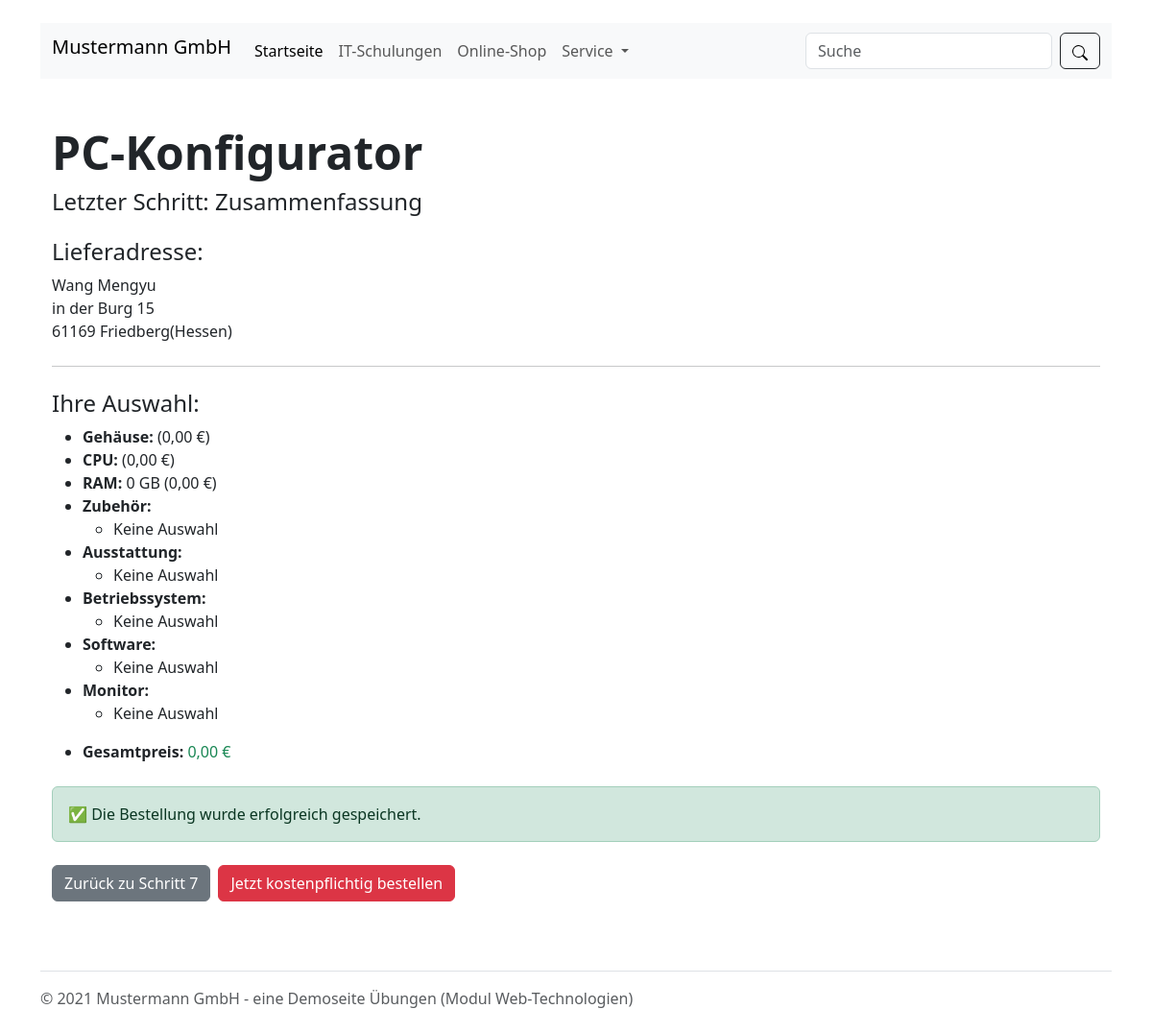
Page /php/zusammenfassung.php (signed in) on the committed database.
### tables this page shows
CREATE TABLE `benutzer` (
  `id` int(11) NOT NULL,
  `anrede` varchar(10) DEFAULT NULL,
  `vorname` varchar(50) NOT NULL,
  `nachname` varchar(50) NOT NULL,
  `email` varchar(100) NOT NULL,
  `firma` varchar(100) DEFAULT NULL,
  `ort` varchar(100) DEFAULT NULL,
  `strasse` varchar(100) NOT NULL,
  `plz` varchar(5) NOT NULL,
  `passwort` varchar(255) NOT NULL
);

### php/zusammenfassung.php (the view, shortened to what this page needs)
<?php
include_once("includes/header.php");
$user_id = $_SESSION['user_id'];
$gehaeuse = $_SESSION['gehaeuse'] ?? '';
$ram = $_SESSION['ram'] ?? '';
$zubehoer = $_SESSION['zubehoer'] ?? [];
$ausstattung = $_SESSION['ausstattung'] ?? [];
$os = $_SESSION['os'] ?? '';
$software = $_SESSION['software'] ?? [];
$monitore = $_SESSION['monitore'] ?? [];
$mysqli = new mysqli("localhost", "root", "", "mustermann");
$mysqli->set_charset("utf8");
$stmt = $mysqli->prepare("SELECT vorname, nachname, ort, strasse, plz FROM benutzer WHERE id = ?");
$stmt->bind_param("i", $user_id);
$stmt->execute();
$user_result = $stmt->get_result()->fetch_assoc();
$gesamtpreis = 0.00;
$cpu_preis = 0.00;
$cpu_modell = '';
?>
<!DOCTYPE html>
<html lang="de">
<head>
    <link href="../bootstrap5.3/css/bootstrap.min.css" rel="stylesheet">
</head>
<body>
<main class="container py-5">
    <h1 class="display-5 fw-bold">PC-Konfigurator</h1>
    <h2 class="fs-4 mb-4">Letzter Schritt: Zusammenfassung</h2>
    <div class="mb-4">
        <h4>Lieferadresse:</h4>
        <p><?= htmlspecialchars($user_result['nachname']) ?> <?= htmlspecialchars($user_result['vorname']) ?><br>
           <?= htmlspecialchars($user_result['strasse']) ?><br>
           <?= htmlspecialchars($user_result['plz']) ?> <?= htmlspecialchars($user_result['ort']) ?>
        </p>
    </div>
    <hr class="my-4">
    <div class="mb-4">
        <h4>Ihre Auswahl:</h4>
        <ul>
            <?php
               $gehaeusePreise = [
                 'desktop' => 49.99,
                 'midi' => 59.99,
                 'maxi' => 89.99
       ];
$gehaeuseNamen = [
  'desktop' => 'Desktop',
  'midi' => 'Midi-Tower',
  'maxi' => 'Maxi-Tower'
           ];
$gehaeusePreis = $gehaeusePreise[$gehaeuse] ?? 0.00;
$gehaeuseName = $gehaeuseNamen[$gehaeuse] ?? $gehaeuse;
$gesamtpreis += $gehaeusePreis;
?>
<li><strong>Gehäuse:</strong> <?= htmlspecialchars($gehaeuseName) ?> (<?= number_format($gehaeusePreis, 2, ',', '.') ?> €)</li>
            <li><strong>CPU:</strong> <?= htmlspecialchars($cpu_modell) ?> (<?= number_format($cpu_preis, 2, ',', '.') ?> €)</li>
            <?php
  $ramInt = (int) $ram;
$ramPreis = $ramInt * 0.8;
$gesamtpreis += $ramPreis;
?>
            <li><strong>RAM:</strong> <?= htmlspecialchars($ramInt) ?> GB (<?= number_format($ramPreis, 2, ',', '.') ?> €)</li>
            <li><strong>Zubehör:</strong>
                <ul>
                <?php
    if (!empty($zubehoer)) {
        $ids = implode(',', array_map('intval', $zubehoer));
        $result = $mysqli->query("SELECT name, beschreibung, preis FROM zubehoer WHERE id IN ($ids)");
        while ($row = $result->fetch_assoc()) {
            $gesamtpreis += $row['preis'];
            echo "<li>" . htmlspecialchars($row['name']) . " – " . htmlspecialchars($row['beschreibung']) . " (" . number_format($row['preis'], 2, ',', '.') . " €)</li>";
        }
    } else {
        echo "<li>Keine Auswahl</li>";
    }
?>
                </ul>
            </li>
            <li><strong>Ausstattung:</strong>
                <ul>
                <?php
if (!empty($ausstattung)) {
    $ids = implode(',', array_map('intval', $ausstattung));
    $result = $mysqli->query("SELECT name, beschreibung, preis FROM ausstattung WHERE id IN ($ids)");
    while ($row = $result->fetch_assoc()) {
        $gesamtpreis += $row['preis'];
        echo "<li>" . htmlspecialchars($row['name']) . " – " . htmlspecialchars($row['beschreibung']) . " (" . number_format($row['preis'], 2, ',', '.') . " €)</li>";
    }
} else {
    echo "<li>Keine Auswahl</li>";
}
?>
                </ul>
            </li>
            <li><strong>Betriebssystem:</strong>
                <ul>
                <?php
if (!empty($os)) {
    $result = $mysqli->query("SELECT name, beschreibung, preis FROM os WHERE id = " . intval($os));
    if ($row = $result->fetch_assoc()) {
        $gesamtpreis += $row['preis'];
        echo "<li>" . htmlspecialchars($row['name']) . " – " . htmlspecialchars($row['beschreibung']) . " (" . number_format($row['preis'], 2, ',', '.') . " €)</li>";
    }
} else {
    echo "<li>Keine Auswahl</li>";
}
?>
                </ul>
            </li>
            <li><strong>Software:</strong>
                <ul>
                <?php
if (!empty($software)) {
    $ids = implode(',', array_map('intval', $software));
    $result = $mysqli->query("SELECT name, beschreibung, preis FROM software WHERE id IN ($ids)");
    while ($row = $result->fetch_assoc()) {
        $gesamtpreis += $row['preis'];
        echo "<li>" . htmlspecialchars($row['name']) . " – " . htmlspecialchars($row['beschreibung']) . " (" . number_format($row['preis'], 2, ',', '.') . " €)</li>";
    }
} else {
    echo "<li>Keine Auswahl</li>";
}
?>
                </ul>
            </li>
            <li><strong>Monitor:</strong>
                <ul>
                <?php
if (!empty($monitore)) {
    $ids = implode(',', array_map('intval', $monitore));
    $result = $mysqli->query("SELECT name, groesse_zoll, preis FROM monitore WHERE id IN ($ids)");
    while ($row = $result->fetch_assoc()) {
        $gesamtpreis += $row['preis'];
        echo "<li>" . htmlspecialchars($row['name']) . " – " . htmlspecialchars($row['groesse_zoll']) . ' Zoll (' . number_format($row['preis'], 2, ',', '.') . " €)</li>";
    }
} else {
    echo "<li>Keine Auswahl</li>";
}
?>
                </ul>
            </li>
             <li class="mt-3"><strong>Gesamtpreis:</strong> <span class="text-success"><?= number_format($gesamtpreis, 2, ',', '.') ?> €</span></li>
        </ul>
    </div>
    <div class="alert alert-success">
        ✅ Die Bestellung wurde erfolgreich gespeichert.
    </div>
    <form method="post">
        <div class="mt-4 d-flex gap-2">
            <a href="monitor.php" class="btn btn-secondary">Zurück zu Schritt 7</a>
            <button type="submit" name="confirm" class="btn btn-danger">Jetzt kostenpflichtig bestellen</button>
        </div>
    </form>
</main>
</body>
</html>
<?php
include_once("includes/footer.php");
?>

### rows in the picture
benutzer: nachname "Wang", vorname "Mengyu", strasse "in der Burg 15", plz "61169", ort "Friedberg(Hessen)"

### other values in the picture
$gehaeusePreis "0,00"
$cpu_preis "0,00"
$ramInt "0"
$ramPreis "0,00"
$gesamtpreis "0,00"
